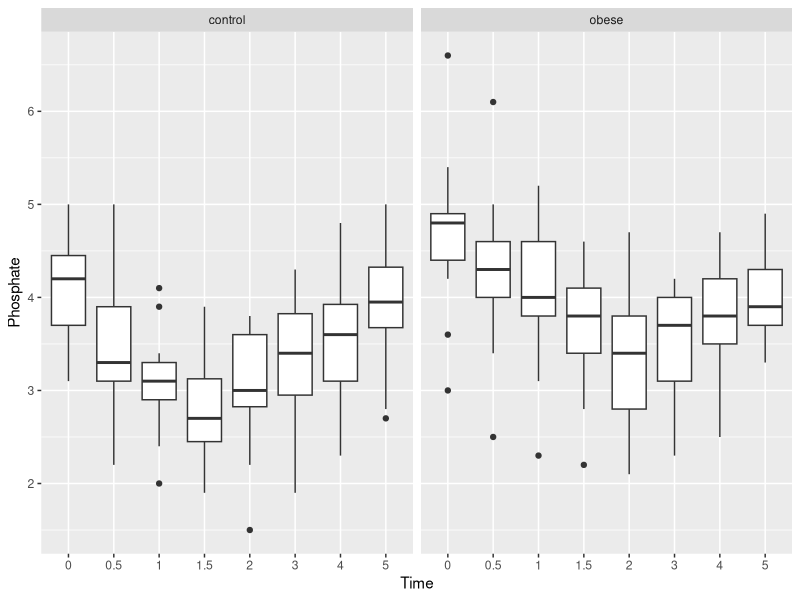
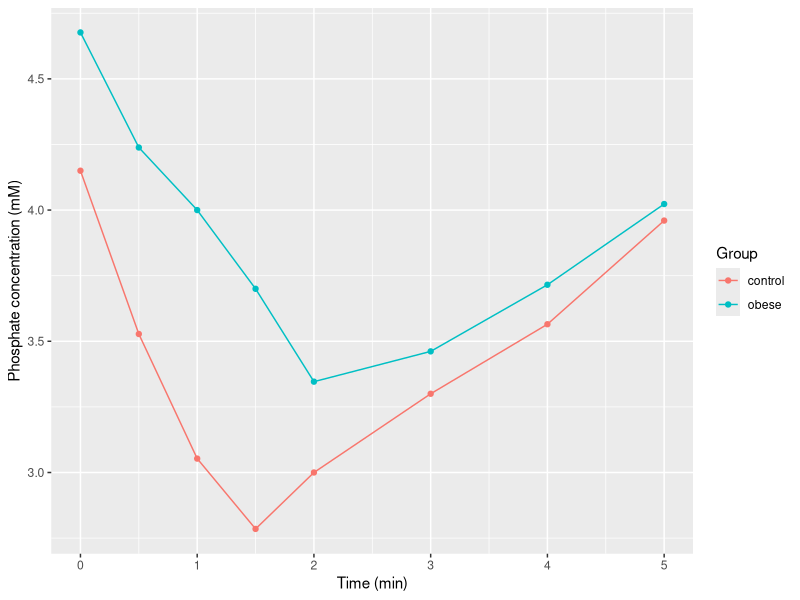

Recreate these plots in R, in order.
## ---- chunk 1
# setting rmarkdown options
knitr::opts_chunk$set(echo = TRUE, warning=FALSE, message=FALSE)
## ---- chunk 2
# clear all variables that might be stored from a previous analysis:
rm(list=ls(all=T))
## ---- chunk 3
# load packages
library(magrittr)
# help(package="magrittr")
library(readr)
# help(package="readr")
library(dplyr)
# help(package="dplyr")
library(tidyr)
# help(package="tidyr")
library(stringr)
# help(package="stringr")
library(ggplot2)
# help(package="ggplot2")
## ---- chunk 4
phosphate <- readr::read_csv("data/phosphate_b.csv")
## ---- chunk 5
# View(phosphate)
print(phosphate)
## ---- chunk 6
phosphate.2 <- phosphate %>% 
  dplyr::select(-X1)
# View(phosphate.2)
print(phosphate.2)
## ---- chunk 7
phosphate.3 <- phosphate.2 %>% 
  tidyr::pivot_longer(-group, names_to = "Time", values_to = "Phosphate")
# View(phosphate.3)
print(phosphate.3)
## ---- chunk 8
phosphate.4 <- phosphate.3 %>% 
  dplyr::rename(Group = group) %>% 
  dplyr::arrange(Group, Time)
# View(phosphate.4)
print(phosphate.4)
## ---- chunk 9
phosphate.5 <- phosphate.4 %>% 
  dplyr::mutate(Time = stringr::str_remove(Time, "t")) %>% 
  dplyr::mutate(Time = as.numeric(Time))
# View(phosphate.5)
print(phosphate.5)
## ---- chunk 10
# drop_na(phosphate.5) would remove rows containing NA in any column
# drop_na(phosphate.5, Phosphate) will remove rows with NA specifically in the Phosphate column
phosphate.6 <- tidyr::drop_na(phosphate.5, Phosphate)
# View(phosphate.6)
print(phosphate.6)
## ---- chunk 11
# To allow ggplot creating a boxplot with time on the x-axis, the Time column has to be
# converted back to a specific text format, called 'factor':
gg1 <- phosphate.6 %>% 
  dplyr::mutate(Time = factor(Time, levels=sort(unique(phosphate.6$Time)))) %>% 
  ggplot(aes(x=Time, y=Phosphate)) + geom_boxplot() + facet_wrap(~Group)
gg1
## ---- chunk 12
phosphate.7 <- phosphate.6 %>% 
  dplyr::group_by(Group, Time) %>% 
  dplyr::summarise(Average = mean(Phosphate),
                   SD = sd(Phosphate),
                   .groups="drop") %>% 
  dplyr::mutate(lower = Average - SD,
                upper = Average + SD)
# View(phosphate.6)
dplyr::select(phosphate.7, -lower, -upper)
## ---- chunk 13
gg2 <- phosphate.7 %>% 
  ggplot(aes(x=Time, y=Average, color=Group)) +
  geom_line() +
  # geom_errorbar(aes(ymin=lower, ymax=upper, width=0.1)) +
  geom_point() +
  labs(x="Time (min)",
       y="Phosphate concentration (mM)")
gg2
## ---- chunk 14
phosphate.x <- readr::read_csv("data/phosphate_b.csv") %>% 
  dplyr::select(-X1) %>% 
  tidyr::pivot_longer(-group, names_to = "Time", values_to = "Phosphate") %>% 
  dplyr::rename(Group = group) %>% 
  dplyr::arrange(Group, Time) %>% 
  dplyr::mutate(Time = stringr::str_remove(Time, "t")) %>% 
  dplyr::mutate(Time = as.numeric(Time)) %>% 
  dplyr::filter(!is.na(Phosphate))
## ---- chunk 15
phosphate.summary <- phosphate.x %>% 
  dplyr::group_by(Group, Time) %>% 
  dplyr::summarise(Average = mean(Phosphate),
                   SD = sd(Phosphate),
                   .groups="drop") %>% 
  dplyr::mutate(lower = Average - SD,
                upper = Average + SD)
## ---- chunk 16
sessionInfo()
